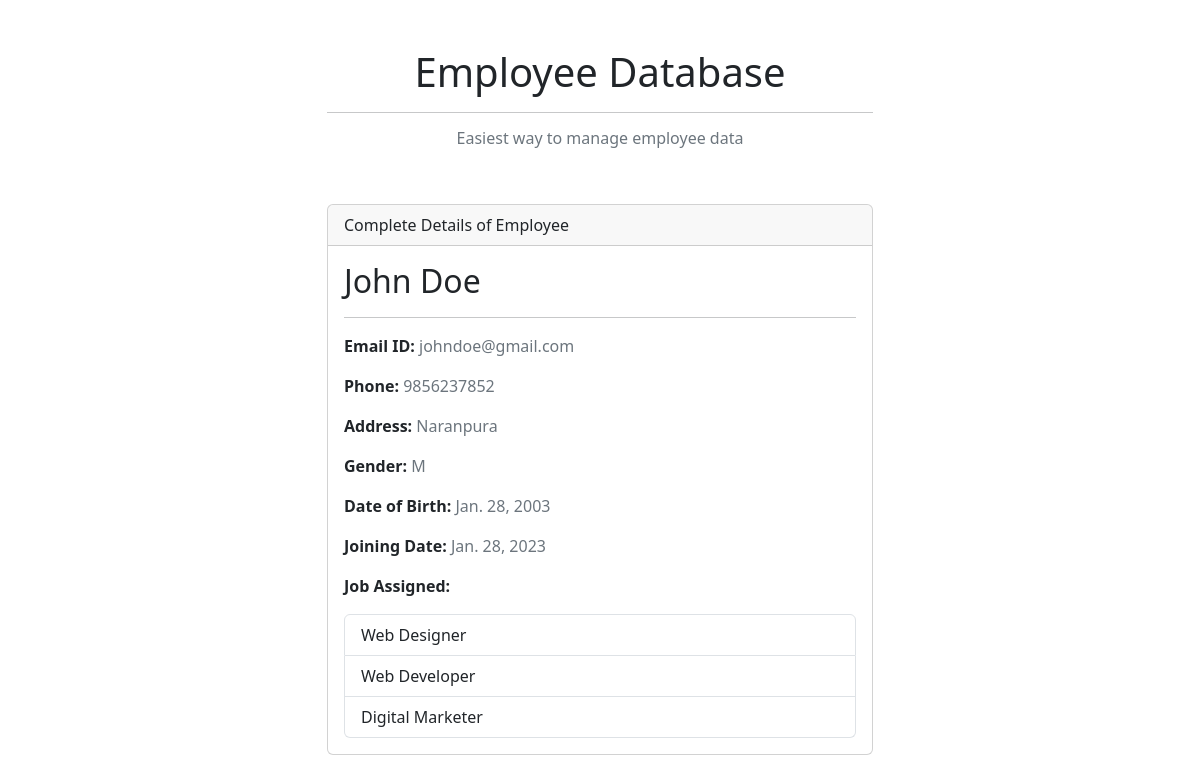
Screenshot of /employees/1 with the database file from the repository.
### ems/models.py (models this page shows, shortened)
class Employee(models.Model):
    GENDER_CHOICES = [('M', 'Male'), ('F', 'Female'), ('O', 'Others')]
    first_name = models.CharField(max_length=200)
    last_name = models.CharField(max_length=200)
    email_id = models.EmailField(max_length=250)
    phone_number = models.CharField(max_length=13, blank=True)
    address = models.TextField()
    gender = models.CharField(max_length=1, choices=GENDER_CHOICES, blank=True)
    dob = models.DateField()
    joining_date = models.DateField()
    jobs = models.ManyToManyField('Job', blank=True)

class Job(models.Model):
    name = models.CharField(max_length=250)

### ems/views.py (the view)
# urls.py: path('employees/<int:employee_id>', views.employee_detail, name='employee_detail'),
def employee_detail(request, employee_id):
    try:
        employee = Employee.objects.get(id=employee_id)
    except Employee.DoesNotExist:
        raise Http404('Employee not found')
    return render(request, 'ems/employee_detail.html', {'employee': employee})

### ems/templates/ems/employee_detail.html
{% extends 'ems/base.html' %}
{% block content %}
<div class="col-md-6">
    <div class="card mb-5">
        <div class="card-header">Complete Details of Employee</div>
        <div class="card-body">
            <h2>{{ employee.first_name|capfirst }} {{ employee.last_name|capfirst }}</h2>
            <hr>
            <p><strong>Email ID:</strong> <span class="text-secondary">{{ employee.email_id }}</span></p>
            <p><strong>Phone:</strong> <span class="text-secondary">{{employee.phone_number }}</span></p>
            <p><strong>Address:</strong> <span class="text-secondary">{{ employee.address }}</span></p>
            <p><strong>Gender:</strong> <span class="text-secondary">{{ employee.gender }}</span></p>
            <p><strong>Date of Birth:</strong> <span class="text-secondary">{{ employee.dob }}</span></p>
            <p><strong>Joining Date:</strong> <span class="text-secondary">{{ employee.joining_date }}</span></p>
            <p><strong>Job Assigned:</strong></p>
            {% if employee.jobs.all %}
            <ul class="list-group">
            {% for job in employee.jobs.all %}
                <li class="list-group-item"> {{job.name}} </li>
            {% endfor %}
            </ul>
            {% endif %}
        </div>
    </div>
</div>
{% endblock content %}

### rows the page displays
Employee: first_name "John", last_name "Doe", email_id "johndoe@gmail.com", phone_number "9856237852", address "Naranpura", gender "M", dob "Jan. 28, 2003", joining_date "Jan. 28, 2023"
Job: name "Web Designer"
Job: name "Web Developer"
Job: name "Digital Marketer"
